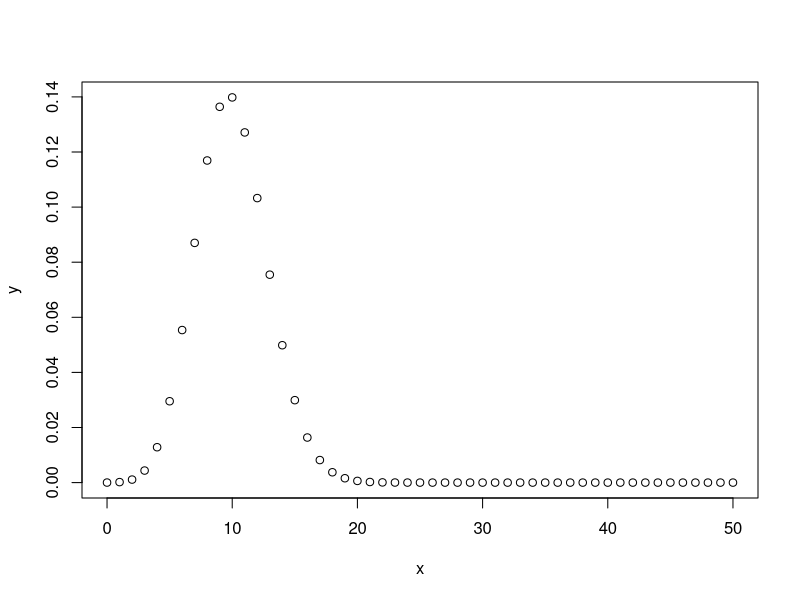
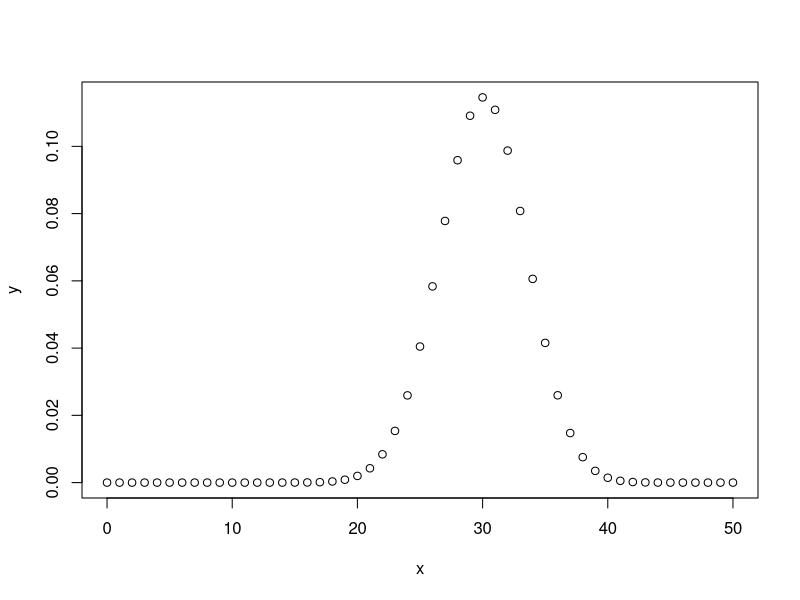
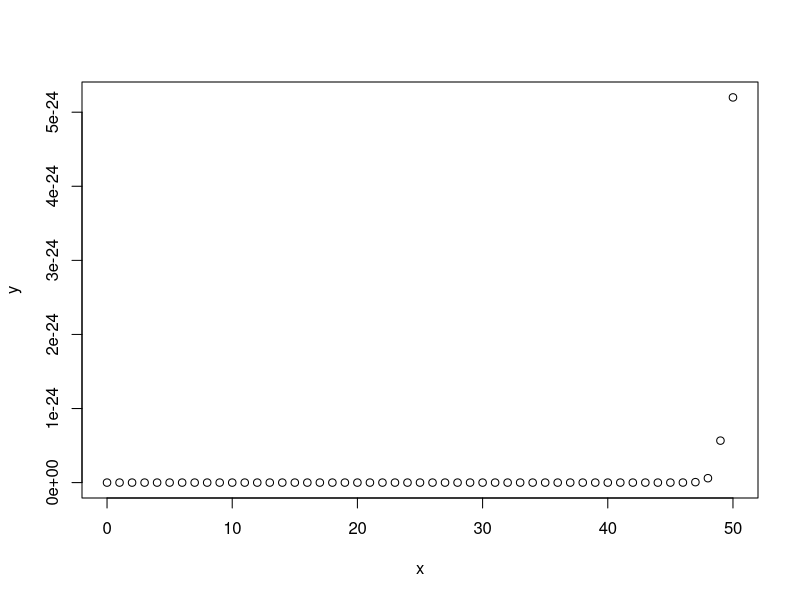

Reproduce these figures in R, in order.
## ---- chunk 1
#help(Binomial)
## ---- chunk 2
x <- seq(0,50,by=1)
y <- dbinom(x,50,0.2)
plot(x,y)
y <- dbinom(x,50,0.6)
plot(x,y)
y <- dbinom(x,100,0.9)
plot(x,y)
## ---- chunk 3
pbinom(25,50,0.5)

pbinom(50,50,0.9)

pbinom(25, 100, 0.5)

## ---- chunk 4
rbinom(5,100,.2)
rbinom(5,100,.7)

## ---- chunk 5
#your code here
## ---- chunk 6
#your code here
## ---- chunk 7
#your code here
## ---- chunk 8
#your code here
